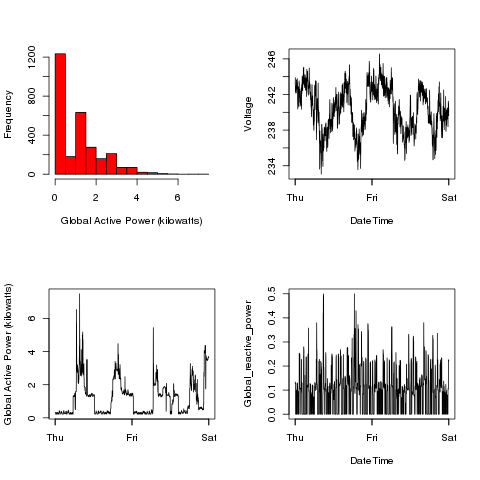

Source code (R):
source("lib.R")

png("plot4.png")
plot4()
dev.off()
